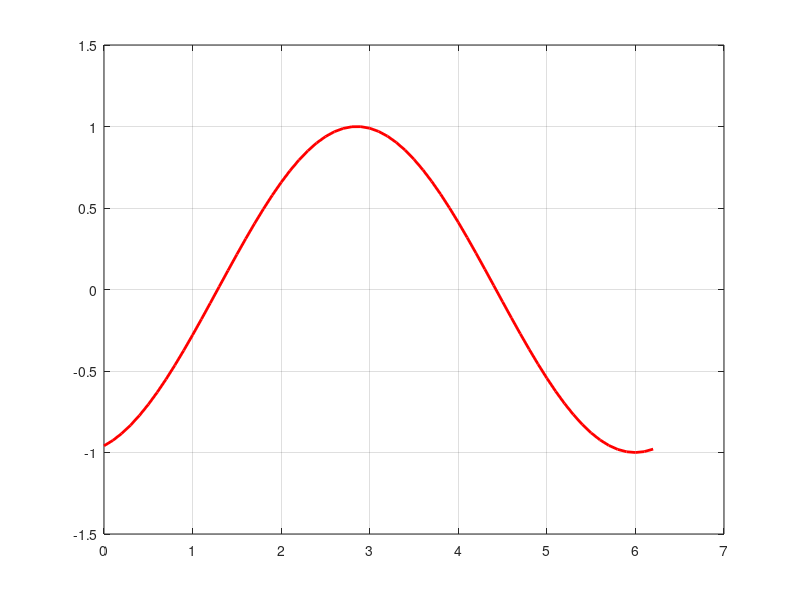

This figure's MATLAB source:
x = 0:0.1:2*pi;
y = sin(x);

figure;
h=plot(x,y,'r','LineWidth',2);
ylim([-1.5,1.5]); %Sets the y-axis limits of the current axes.
% Ensures your plot stays within a fixed vertical range, which is important in animations so the axes don’t keep rescaling.
grid on;

for k=1:50
    y=sin(x + k*0.1);
    set(h,'YData',y); % update plot
    %'YData' → specifies the y-values of the plot.
    % set(h, 'YData', y) → updates the plot’s y-values without creating a new figure.
    drawnow; % refresh figure
    pause(0.05);  % pause 0.05s
end 

% drawnow → forces MATLAB to update the figure immediately.
% pause → controls speed of animation.